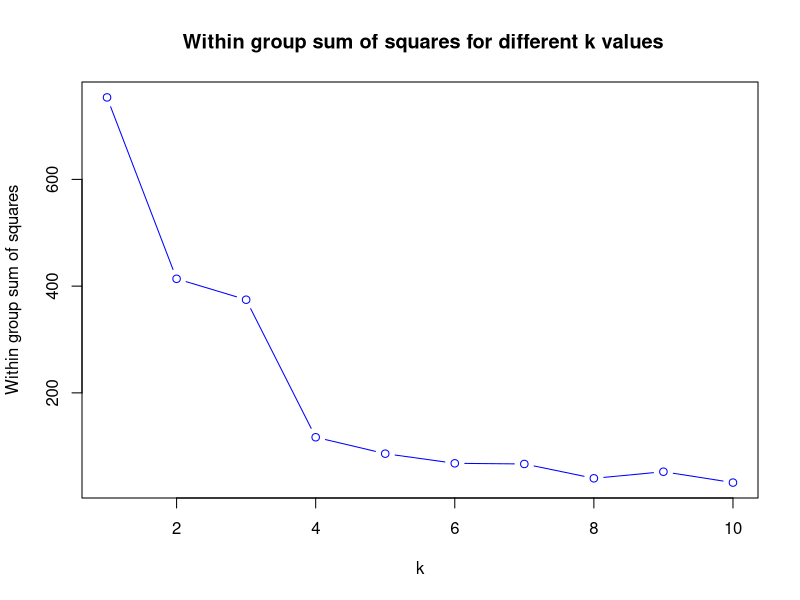
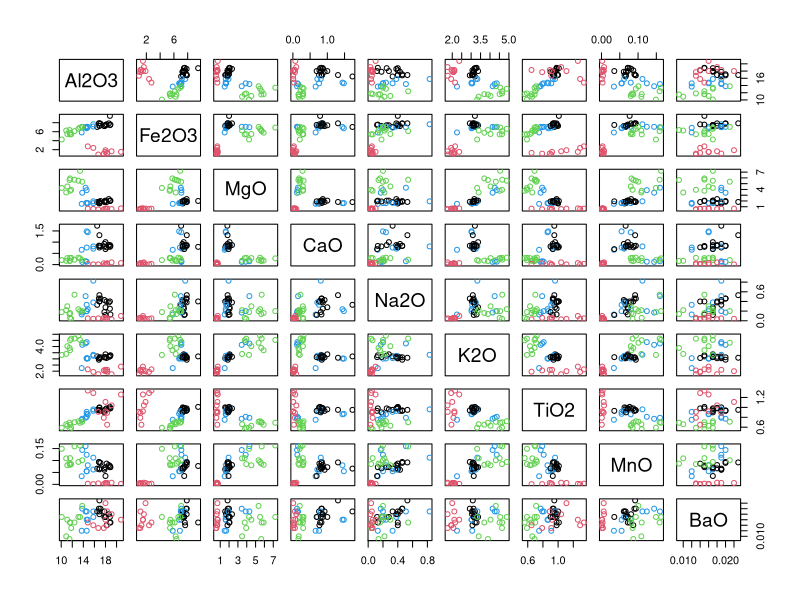
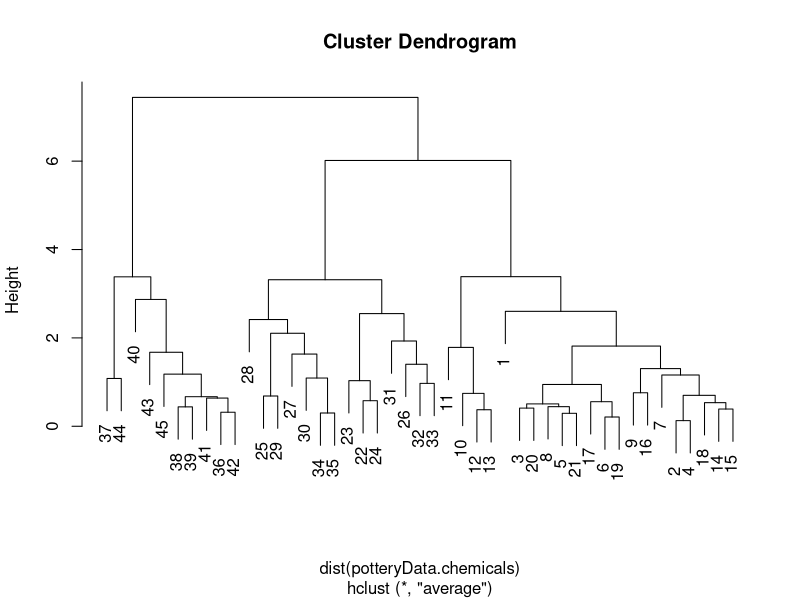

Source code (R) for these figures, in order:
# Name: Milos Maksimovic
# Student Number: 14205449

# Question 2
setwd("Assignment01")

# Read the data
potteryData <- read.csv("PotteryData.csv")

# Explore the data
potteryData
typeof(potteryData)
summary(potteryData)

potteryData.chemicals <- potteryData[1:9]

# (a)
# Set seed so we can repeat the results
seed <- 1000

# Function for plotting Within sum of squares for different K values, returns WGSS vector
plotWGSS <- function(data, K, seed = 123) {
  # Setting seed to the same value so we can reproduce results
  set.seed(seed)
  WGSS <- rep(0,K)
  n <- nrow(data)
  # Find WGSS for k = 1
  WGSS[1] <- (n-1)*sum(apply(data, 2, var))
  # Find WGSS for different values of k
  for (k in 2:10) {
    WGSS[k] <- sum(kmeans(data, centers = k)$withinss)
  }
  
  # Plot the WGSS graph
  plot(1:10, WGSS, type = "b", main = " Within group sum of squares for different k values", xlab = "k", ylab = "Within group sum of squares", col = "blue")
  return(WGSS)
}

# plot WGSS graph for chemicals
plotWGSS(potteryData.chemicals, 10, seed)

# Based on the Within sum of square graph for different k-values we see that k-means stabilizes for k = 4 so we choose K=4 for further calculations.

# Function for calculating k-means and plotting the clusters that are discovered using k-means
calcAndPlotKmeans <- function(data, K, seed = 123) {
  set.seed(seed)
  res <- kmeans(data, centers = K)
  table(res$cluster)
  plot(data, col = res$cluster)
  points(res$centers, col = 1:K, pch = 8)
  return (res)
}

# Calculate clusters for k = 4
K <- 4
potteryData.kmeans4<-calcAndPlotKmeans(potteryData.chemicals, K, seed)
table(potteryData.kmeans4$cluster)

# (b)
potteryData.hclust.average <- hclust(dist(potteryData.chemicals), method = "average")
plot(potteryData.hclust.average)
# From the dendrogram, it looks like it is reasonable to cut dedrogram at height 4, which gives us 3 clusters
hcl <- cutree(potteryData.hclust.average, h = 4)
table(hcl)

# (c)
# Load library mclust
library(mclust)
# Calculate and print Adjusted Rand Index
adjRand <- adjustedRandIndex(hcl, potteryData.kmeans4$cluster)
adjRand
table(hcl, potteryData.kmeans4$cluster)


# (d)
# Relationship between k-means clusters and klin variable
table(potteryData.kmeans4$cluster, potteryData$kiln)
# Relationship between clusters created using hierarchical clustering and klin variable
table(hcl, potteryData$kiln)
